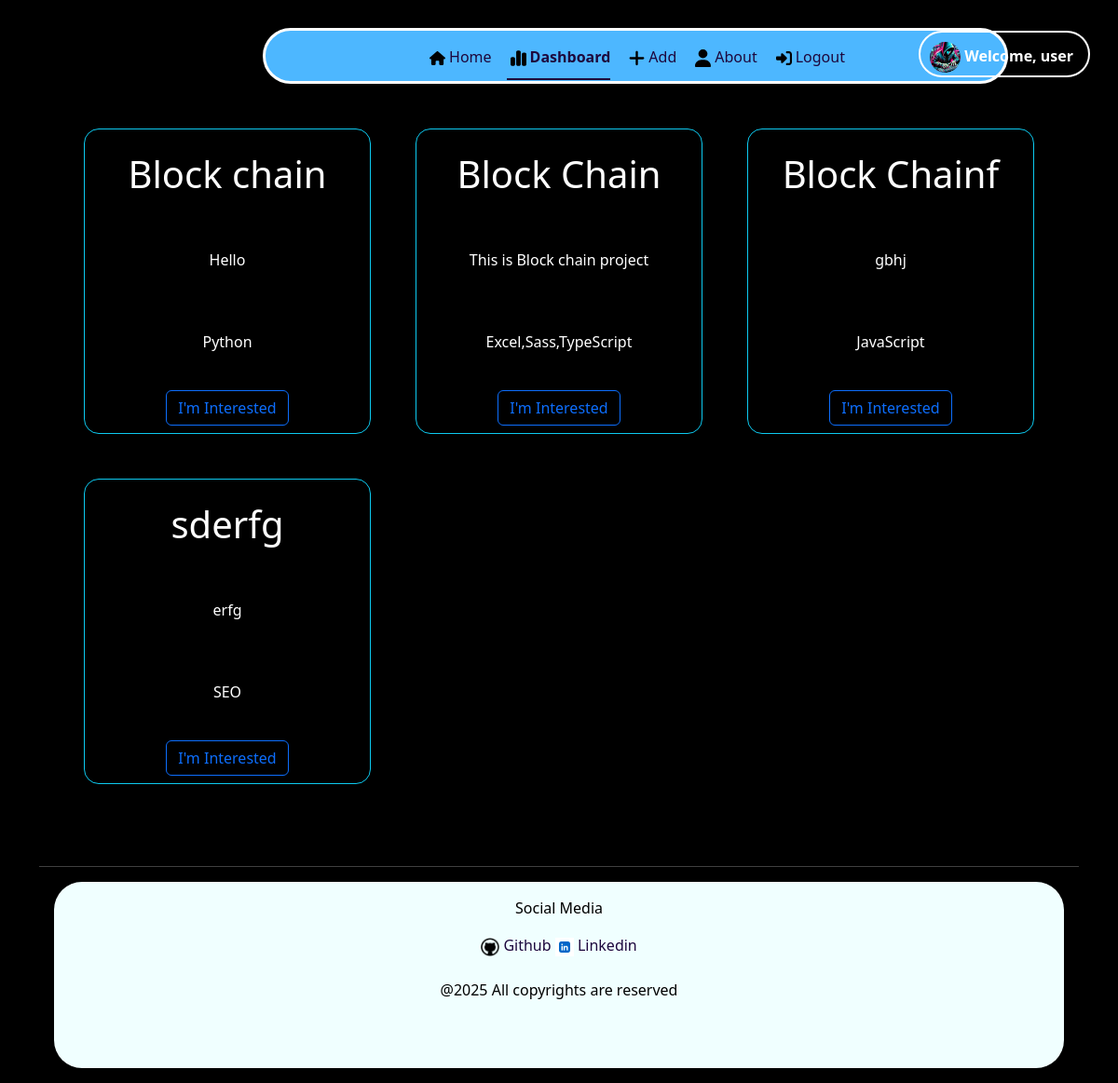
The page /user/dashboard (signed in) on the database its author committed.
### application/model.py (models this page shows)
class Users(UserMixin, db.Model):
    __tablename__ = 'users'
    id = db.Column(db.Integer, nullable = False, primary_key = True)
    name = db.Column(db.String(50), nullable = False)
    email = db.Column(db.String(255), nullable = False, unique = True)
    password = db.Column(db.String, nullable = False)
    gender = db.Column(db.String, nullable = False)
    is_admin = db.Column(db.Boolean, default = False, nullable = False)
    is_blocked = db.Column(db.Boolean, default = False, nullable = False)
    projects = db.relationship('Projects', lazy = True, backref = 'creator')
    interest = db.relationship('Interest', lazy = True, backref = 'user')
    discussion = db.relationship('Discussion', lazy = True, backref = 'user')

class Projects(db.Model):
    __tablename__ = 'projects'
    id = db.Column(db.Integer, primary_key = True, nullable = False)
    title = db.Column(db.String(50), nullable = False, unique = True)
    description = db.Column(db.Text, nullable = False)
    skills = db.Column(db.String, nullable = False)
    users_id = db.Column(db.Integer, db.ForeignKey('users.id'), nullable = False)
    interest = db.relationship('Interest', lazy = True, backref = 'project')
    discussion = db.relationship('Discussion', lazy = True, backref = 'project')

### application/routes.py (the view)
@app.route("/user/dashboard")
@login_required
def user_dashboard():
    user = current_user
    project = Projects.query.all()
    return render_template("user_dashboard.html", projects = project, user = user)

### application/routes.py (called while the page is built)
@login_manager.user_loader
def load_user(user_id):
    return Users.query.get(int(user_id))

### templates/user_dashboard.html (shortened to what this page needs)
{% extends "base.html" %}
{% block content %}
<section class = "container-fluid">
    <div class = "container">
        <div class="blurfle">
            <ul class = "nav justify-content-center nav-underline">
                <li class = "nav-item py-2">
                    <a class = "nav-link " href = "{{ url_for('user_home')}}" style = "color: rgb(29, 7, 61);"><img src = "/static/images/house-solid.svg" class = "m-1" style = "width:17px"/>Home</a>
                </li>
                <li class = "nav-item py-2">
                    <a class = "nav-link active " href = "{{ url_for('user_dashboard') }}" style = "color: rgb(29, 7, 61);"><img src = "/static/images/chart-simple-solid.svg" class = "m-1" style = "width:17px"/>Dashboard</a>
                </li>
                <li class = "nav-item py-2">
                    <a class = "nav-link " href = "{{ url_for('user_add') }}" style = "color: rgb(29, 7, 61);"><img src = "/static/images/plus-solid.svg" class = "m-1" style = "width:17px"/>Add</a>
                </li>
                <li class = "nav-item py-2">
                    <a class = "nav-link " href = "{{ url_for('user_about')}}" style = "color: rgb(29, 7, 61);"><img src = "/static/images/user-solid.svg" class = "m-1" style = "width:17px"/>About</a>
                </li>
                <li class = "nav-item py-2">
                    <a class = "nav-link " href = "{{ url_for('logout') }}" style = "color: rgb(29, 7, 61);"><img src = "/static/images/right-to-bracket-solid.svg" class = "m-1" style = "width:17px"/>Logout</a>
                </li>
                    <div class = "position-absolute end-0 pe-3 ros " >
                        <b>
                            <img src = "/static/images/cyber.jpeg" style = "width:33px; border-radius:30px;">
                            <a href = "" style = "color: white;" class = "link"> Welcome, {{ user.name }}</a> </b>
                    </div>
            </ul>
        </div>
        <div class = "row row-cols-3 m-4">
            {% for project in projects %}
                {% if project %}
                    <div class = "col p-4">
                        <div class = "border border-info rounded-4">
                            <h1 class = "text-center p-4">{{ project.title }}</h1>
                            <p class = "text-center p-4">{{ project.description }}</p>
                            <p class = "text-center p-4">{{ project.skills }}</p>
                            <div class ="text-center m-2">
                            <button class = "btn btn-outline-primary text-center">I'm Interested</button>
                            </div>
                        </div>
                    </div>
                {% else %}
                    <div class="col-12 text-center">
                        <p>No Project Added</p>
                    </div>
                {% endif %}
            {% endfor %}
        </div>
        <br/><hr/>
        <footer >
            <div class = "text-center krindale p-3 m-3" >
             <p>Social Media</p>
             <a href = "https://github.com/jitendra-rathore-iitm" style = "color: rgb(29, 7, 61);" class = "link">
                 <img src = "/static/images/github.png" style = "width: 20px; ">
                 Github
             </a>
             <a href = "https://www.linkedin.com/in/jitendrarathore-/" style = "color: rgb(29, 7, 61);" class = "link">
                 <img src = "/static/images/linkedin.png" style = "width:20px;">
                 Linkedin
             </a>
             <br/>
             <br/>
             <div>
                 @2025 All copyrights are reserved
             </div>
             </div>
         </footer>
    </div>
</section>
{% endblock %}

### static/CSS/style.css (style rules this page uses)
body { background-color: black; color:white; }
.link { text-decoration: none; }
.krindale { color: black; background-color: azure; height:200px; border-radius: 30px; }
.blurfle { background-color: #4DB7FF; border: 3px solid white; border-radius: 30px; margin-top: 30px; margin-left: 240px; width: 800px; height: 60px; }
.ros { border:2px solid white; border-radius: 30px; height:50px; width:fit-content; padding: 10px 10px 10px 10px; margin: 0px 30px 30px 30px; }

### rows shown on the page
Users: name "user"
Projects: title "Block chain", description "Hello", skills "Python"
Projects: title "Block Chain", description "This is Block chain project", skills "Excel,Sass,TypeScript"
Projects: title "Block Chainf", description "gbhj", skills "JavaScript"
Projects: title "sderfg", description "erfg", skills "SEO"
